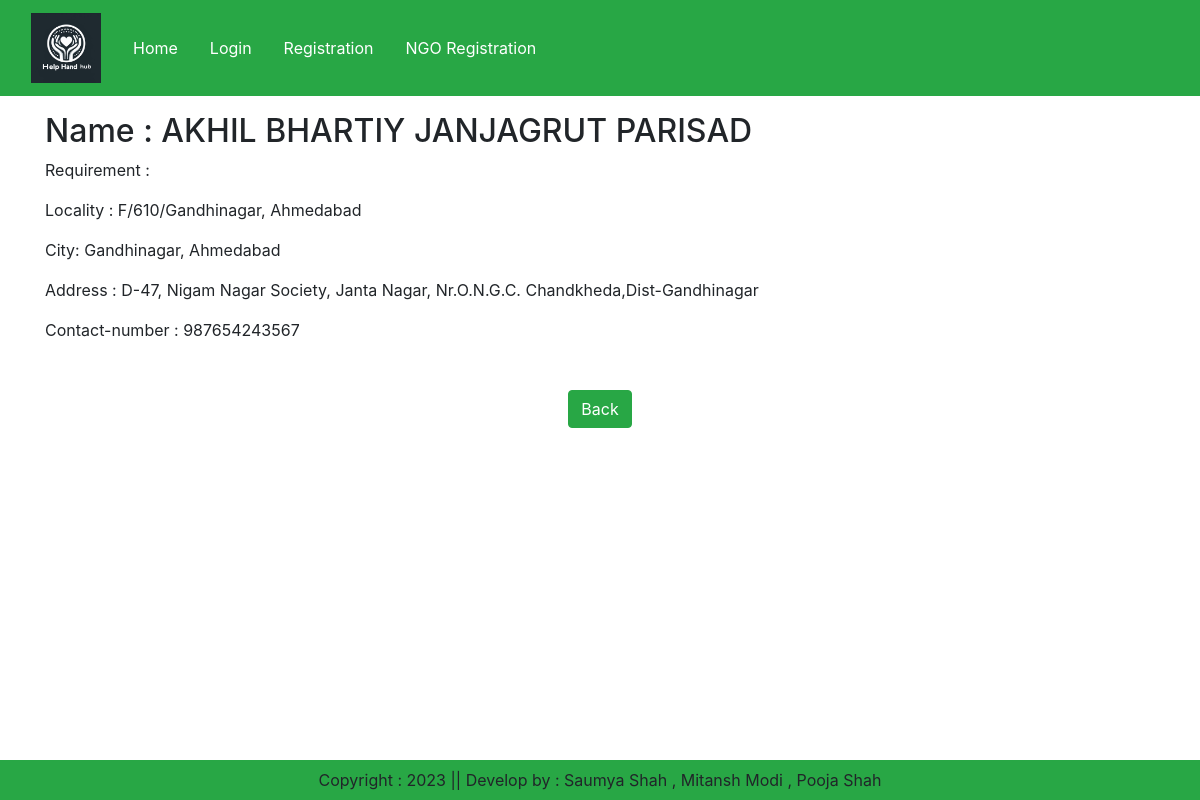
The page /ngo/4/ on the database its author committed.
### sneaker/models.py (models this page shows, shortened)
class NGO(models.Model):
    user = models.OneToOneField(User, on_delete=models.CASCADE , default=None, null=True, blank=True)  # Use CASCADE instead of SET_NULL
    name = models.CharField(max_length=200)
    requirement = models.CharField(max_length=100)
    locality = models.CharField(max_length=200)
    city = models.CharField(max_length=50)
    address = models.TextField()
    contact_number = models.CharField(max_length=20)

### sneaker/views.py (the view)
# urls.py: path('ngo/<int:pk>/', views.ngo_detail, name='ngo_detail'),
def ngo_detail(request, pk):
    ngo = NGO.objects.get(pk=pk)
    return render(request, 'sneaker/ngo_detail.html', {'ngo': ngo})

### sneaker/templates/sneaker/ngo_detail.html (shortened to what this page needs)
{% extends 'sneaker/base.html' %}
{% load static %}
{% block main-content %}
<div class="container">
    <div class="row my-3">
        <div class="container">
            <h2>Name : {{ ngo.name }}</h2>
            <p>Requirement : {{ ngo.requirment }}</p>
            <p>Locality : {{ ngo.locality }}</p>
            <p>City: {{ ngo.city }}</p>
            <p>Address : {{ ngo.address }}</p>
            <p>Contact-number : {{ ngo.contact_number }}</p>
            <div class="text-center mt-5 mb-3">
                <a href="{% url 'ngo_information' %}" class="btn btn-success">Back</a>
            </div>
        </div>
    </div>
</div>
{% endblock %}

### rows shown on the page
NGO: name "AKHIL BHARTIY JANJAGRUT PARISAD", locality "F/610/Gandhinagar, Ahmedabad", city "Gandhinagar, Ahmedabad", address "D-47, Nigam Nagar Society, Janta Nagar, Nr.O.N.G.C. Chandkheda,Dist-Gandhinagar", contact_number "987654243567"
